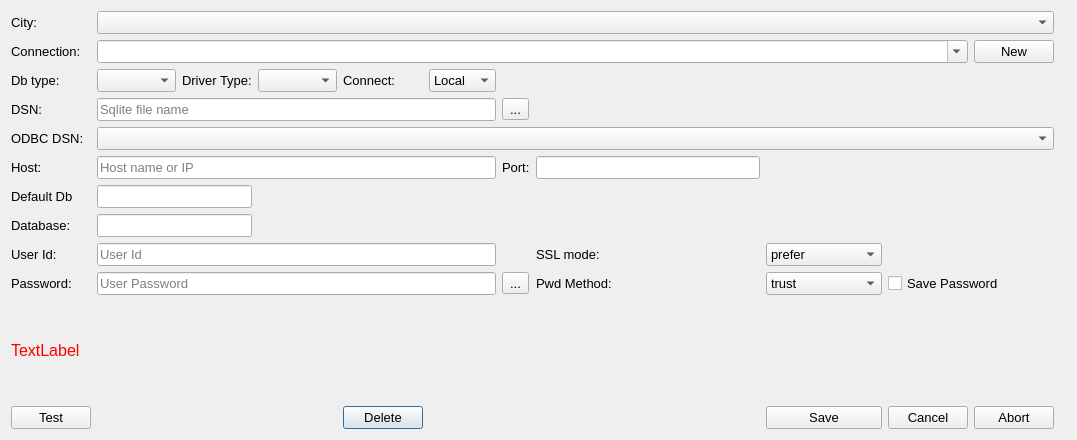
<?xml version="1.0" encoding="UTF-8"?>
<ui version="4.0">
 <class>editConnectionsDlg</class>
 <widget class="QDialog" name="editConnectionsDlg">
  <property name="geometry">
   <rect>
    <x>0</x>
    <y>0</y>
    <width>1077</width>
    <height>440</height>
   </rect>
  </property>
  <property name="font">
   <font>
    <pointsize>10</pointsize>
   </font>
  </property>
  <property name="windowTitle">
   <string>Dialog</string>
  </property>
  <property name="toolTip">
   <string>&lt;html&gt;&lt;head/&gt;&lt;body&gt;&lt;p&gt;Use this dialog to add connections to a database for aspecified city/location.&lt;/p&gt;&lt;/body&gt;&lt;/html&gt;</string>
  </property>
  <layout class="QGridLayout" name="gridLayout">
   <item row="11" column="8">
    <widget class="QComboBox" name="cbSslMode">
     <item>
      <property name="text">
       <string>prefer</string>
      </property>
     </item>
     <item>
      <property name="text">
       <string>allow</string>
      </property>
     </item>
     <item>
      <property name="text">
       <string>require</string>
      </property>
     </item>
     <item>
      <property name="text">
       <string>disable</string>
      </property>
     </item>
    </widget>
   </item>
   <item row="11" column="0">
    <widget class="QLabel" name="label_6">
     <property name="text">
      <string>User Id:</string>
     </property>
    </widget>
   </item>
   <item row="8" column="1" colspan="5">
    <widget class="QLineEdit" name="txtHost">
     <property name="toolTip">
      <string>&lt;html&gt;&lt;head/&gt;&lt;body&gt;&lt;p&gt;Enter the host name or IP address of a remote remote server or &lt;span style=&quot; font-style:italic;&quot;&gt;localhost&lt;/span&gt; for a local server.&lt;/p&gt;&lt;/body&gt;&lt;/html&gt;</string>
     </property>
     <property name="placeholderText">
      <string>Host name or IP</string>
     </property>
    </widget>
   </item>
   <item row="19" column="4">
    <widget class="QPushButton" name="btnDelete">
     <property name="text">
      <string>Delete</string>
     </property>
    </widget>
   </item>
   <item row="5" column="1" colspan="5">
    <widget class="QLineEdit" name="txtSqliteFileName">
     <property name="toolTip">
      <string>&lt;html&gt;&lt;head/&gt;&lt;body&gt;&lt;p&gt;Depending on which SQL database program you are using, this should be the filename of the file containing the data or a schema name. For SQLITE databases this will be a .sqlite3 file. &lt;/p&gt;&lt;/body&gt;&lt;/html&gt;</string>
     </property>
     <property name="placeholderText">
      <string>Sqlite file name</string>
     </property>
    </widget>
   </item>
   <item row="12" column="8">
    <widget class="QComboBox" name="cbPwdMethod">
     <item>
      <property name="text">
       <string>trust</string>
      </property>
     </item>
     <item>
      <property name="text">
       <string>peer</string>
      </property>
     </item>
     <item>
      <property name="text">
       <string>md5</string>
      </property>
     </item>
     <item>
      <property name="text">
       <string>scram-sha-256</string>
      </property>
     </item>
    </widget>
   </item>
   <item row="12" column="1" colspan="5">
    <widget class="QLineEdit" name="txtPWD">
     <property name="echoMode">
      <enum>QLineEdit::EchoMode::Normal</enum>
     </property>
     <property name="placeholderText">
      <string>User Password</string>
     </property>
    </widget>
   </item>
   <item row="7" column="1" colspan="10">
    <widget class="QComboBox" name="cbODBCDsn">
     <property name="placeholderText">
      <string>select ODBC datasource name</string>
     </property>
    </widget>
   </item>
   <item row="2" column="4">
    <widget class="QLabel" name="label_11">
     <property name="text">
      <string>Connect:</string>
     </property>
    </widget>
   </item>
   <item row="19" column="10">
    <widget class="QPushButton" name="btnAbort">
     <property name="text">
      <string>Abort</string>
     </property>
    </widget>
   </item>
   <item row="8" column="7">
    <widget class="QLineEdit" name="txtPort">
     <property name="toolTip">
      <string>&lt;html&gt;&lt;head/&gt;&lt;body&gt;&lt;p&gt;Change if the selected server uses a different port than the standard. &lt;/p&gt;&lt;/body&gt;&lt;/html&gt;</string>
     </property>
     <property name="inputMethodHints">
      <set>Qt::InputMethodHint::ImhNone</set>
     </property>
     <property name="maxLength">
      <number>5</number>
     </property>
    </widget>
   </item>
   <item row="2" column="1">
    <widget class="QComboBox" name="cbDbType">
     <property name="toolTip">
      <string>&lt;html&gt;&lt;head/&gt;&lt;body&gt;&lt;p&gt;Select the type of database: &lt;span style=&quot; font-weight:600;&quot;&gt;SQLite, MySql or MsSql(SQL Server)&lt;/span&gt;&lt;/p&gt;&lt;/body&gt;&lt;/html&gt;</string>
     </property>
    </widget>
   </item>
   <item row="2" column="5">
    <widget class="QComboBox" name="cbConnect">
     <property name="toolTip">
      <string>&lt;html&gt;&lt;head/&gt;&lt;body&gt;&lt;p&gt;Select connection type: &lt;span style=&quot; font-weight:600;&quot;&gt; Local&lt;/span&gt; SQLite only.&lt;/p&gt;&lt;p&gt;&lt;span style=&quot; font-weight:600;&quot;&gt;Direct&lt;/span&gt; MySql client connection&lt;/p&gt;&lt;p&gt;&lt;span style=&quot; font-weight:600;&quot;&gt;ODBC &lt;/span&gt;MySql or MsSql OBDC connection&lt;/p&gt;&lt;/body&gt;&lt;/html&gt;</string>
     </property>
     <item>
      <property name="text">
       <string>Local</string>
      </property>
     </item>
     <item>
      <property name="text">
       <string>Direct</string>
      </property>
     </item>
     <item>
      <property name="text">
       <string>ODBC</string>
      </property>
     </item>
    </widget>
   </item>
   <item row="19" column="9">
    <widget class="QPushButton" name="btnCancel">
     <property name="text">
      <string>Cancel</string>
     </property>
    </widget>
   </item>
   <item row="18" column="0" colspan="13">
    <widget class="QLabel" name="lblHelp">
     <property name="palette">
      <palette>
       <active>
        <colorrole role="WindowText">
         <brush brushstyle="SolidPattern">
          <color alpha="255">
           <red>255</red>
           <green>0</green>
           <blue>0</blue>
          </color>
         </brush>
        </colorrole>
       </active>
       <inactive>
        <colorrole role="WindowText">
         <brush brushstyle="SolidPattern">
          <color alpha="255">
           <red>255</red>
           <green>0</green>
           <blue>0</blue>
          </color>
         </brush>
        </colorrole>
       </inactive>
       <disabled>
        <colorrole role="WindowText">
         <brush brushstyle="SolidPattern">
          <color alpha="255">
           <red>159</red>
           <green>158</green>
           <blue>158</blue>
          </color>
         </brush>
        </colorrole>
       </disabled>
      </palette>
     </property>
     <property name="font">
      <font>
       <pointsize>12</pointsize>
      </font>
     </property>
     <property name="text">
      <string>TextLabel</string>
     </property>
     <property name="wordWrap">
      <bool>true</bool>
     </property>
     <property name="textInteractionFlags">
      <set>Qt::TextInteractionFlag::LinksAccessibleByMouse|Qt::TextInteractionFlag::TextSelectableByKeyboard</set>
     </property>
    </widget>
   </item>
   <item row="11" column="7">
    <widget class="QLabel" name="lblSslMode">
     <property name="text">
      <string>SSL mode:</string>
     </property>
    </widget>
   </item>
   <item row="12" column="6">
    <widget class="QToolButton" name="tbView">
     <property name="text">
      <string>...</string>
     </property>
     <property name="checkable">
      <bool>true</bool>
     </property>
    </widget>
   </item>
   <item row="2" column="2">
    <widget class="QLabel" name="label_3">
     <property name="text">
      <string>Driver Type:</string>
     </property>
    </widget>
   </item>
   <item row="1" column="1" colspan="9">
    <widget class="QComboBox" name="cbConnections">
     <property name="toolTip">
      <string>&lt;html&gt;&lt;head/&gt;&lt;body&gt;&lt;p&gt;Select an existing connection from the dropdown list or enter a new unique name to create a new connection.&lt;/p&gt;&lt;p&gt;Connection names should be unique for a city. It is recommended that it contain the database type and connection type, eg. &amp;quot;MsSql ODBC connection&amp;quot;&lt;/p&gt;&lt;/body&gt;&lt;/html&gt;</string>
     </property>
     <property name="editable">
      <bool>true</bool>
     </property>
    </widget>
   </item>
   <item row="1" column="0">
    <widget class="QLabel" name="label">
     <property name="text">
      <string>Connection:</string>
     </property>
    </widget>
   </item>
   <item row="8" column="6">
    <widget class="QLabel" name="label_5">
     <property name="text">
      <string>Port:</string>
     </property>
    </widget>
   </item>
   <item row="7" column="0">
    <widget class="QLabel" name="label_12">
     <property name="text">
      <string>ODBC DSN:</string>
     </property>
    </widget>
   </item>
   <item row="5" column="0">
    <widget class="QLabel" name="label_2">
     <property name="text">
      <string>DSN:</string>
     </property>
    </widget>
   </item>
   <item row="5" column="6">
    <widget class="QToolButton" name="tbBrowse">
     <property name="toolTip">
      <string>&lt;html&gt;&lt;head/&gt;&lt;body&gt;&lt;p&gt;Click to open a dialog to select the name of a Sqlite database file.&lt;/p&gt;&lt;/body&gt;&lt;/html&gt;</string>
     </property>
     <property name="text">
      <string>...</string>
     </property>
     <property name="icon">
      <iconset resource="../build/Desktop_Qt_6_10_2_MSVC2022_64bit_Debug/mapper_app/.qt/rcc/mapper.qrc">
       <normaloff>:/diropen.png</normaloff>:/diropen.png</iconset>
     </property>
    </widget>
   </item>
   <item row="2" column="3">
    <widget class="QComboBox" name="cbDriverType">
     <property name="toolTip">
      <string>&lt;html&gt;&lt;head/&gt;&lt;body&gt;&lt;p&gt;Select which driver type to use for the desired database type.&lt;/p&gt;&lt;/body&gt;&lt;/html&gt;</string>
     </property>
    </widget>
   </item>
   <item row="11" column="1" colspan="5">
    <widget class="QLineEdit" name="txtUserId">
     <property name="placeholderText">
      <string>User Id</string>
     </property>
    </widget>
   </item>
   <item row="1" column="10">
    <widget class="QPushButton" name="btnNew">
     <property name="toolTip">
      <string>&lt;html&gt;&lt;head/&gt;&lt;body&gt;&lt;p&gt;Click on this button to create a new connection. Then update the connection name which should be unique for this city.&lt;/p&gt;&lt;/body&gt;&lt;/html&gt;</string>
     </property>
     <property name="text">
      <string>New</string>
     </property>
    </widget>
   </item>
   <item row="0" column="1" colspan="10">
    <widget class="QComboBox" name="cbCities">
     <property name="toolTip">
      <string>&lt;html&gt;&lt;head/&gt;&lt;body&gt;&lt;p&gt;&lt;span style=&quot; font-weight:600;&quot;&gt;Select an existing city from the dropdown list.&lt;/span&gt;&lt;/p&gt;&lt;/body&gt;&lt;/html&gt;</string>
     </property>
     <property name="editable">
      <bool>false</bool>
     </property>
    </widget>
   </item>
   <item row="19" column="0">
    <widget class="QPushButton" name="btnTest">
     <property name="toolTip">
      <string>&lt;html&gt;&lt;head/&gt;&lt;body&gt;&lt;p&gt;Check the validity of a connection&lt;/p&gt;&lt;/body&gt;&lt;/html&gt;</string>
     </property>
     <property name="text">
      <string>Test</string>
     </property>
    </widget>
   </item>
   <item row="19" column="8">
    <widget class="QPushButton" name="btnSave">
     <property name="text">
      <string>Save</string>
     </property>
    </widget>
   </item>
   <item row="10" column="0">
    <widget class="QLabel" name="label_10">
     <property name="text">
      <string>Database:</string>
     </property>
    </widget>
   </item>
   <item row="10" column="1" colspan="2">
    <widget class="QLineEdit" name="txtUseDb"/>
   </item>
   <item row="2" column="0">
    <widget class="QLabel" name="label_8">
     <property name="text">
      <string>Db type:</string>
     </property>
    </widget>
   </item>
   <item row="0" column="0">
    <widget class="QLabel" name="label_9">
     <property name="text">
      <string>City:</string>
     </property>
    </widget>
   </item>
   <item row="8" column="0">
    <widget class="QLabel" name="label_4">
     <property name="text">
      <string>Host:</string>
     </property>
    </widget>
   </item>
   <item row="12" column="9" colspan="2">
    <widget class="QCheckBox" name="chkSavePwd">
     <property name="text">
      <string>Save Password</string>
     </property>
    </widget>
   </item>
   <item row="12" column="0">
    <widget class="QLabel" name="label_7">
     <property name="text">
      <string>Password:</string>
     </property>
    </widget>
   </item>
   <item row="12" column="7">
    <widget class="QLabel" name="lblPwdMethod">
     <property name="text">
      <string>Pwd Method:</string>
     </property>
    </widget>
   </item>
   <item row="9" column="0">
    <widget class="QLabel" name="label_13">
     <property name="text">
      <string>Default Db</string>
     </property>
    </widget>
   </item>
   <item row="9" column="1" colspan="2">
    <widget class="QLineEdit" name="txtDefaultDb">
     <property name="readOnly">
      <bool>true</bool>
     </property>
    </widget>
   </item>
  </layout>
 </widget>
 <tabstops>
  <tabstop>txtHost</tabstop>
  <tabstop>txtUserId</tabstop>
  <tabstop>txtPWD</tabstop>
  <tabstop>btnTest</tabstop>
 </tabstops>
 <resources>
  <include location="../build/Desktop_Qt_6_10_2_MSVC2022_64bit_Debug/mapper_app/.qt/rcc/mapper.qrc"/>
 </resources>
 <connections/>
</ui>
